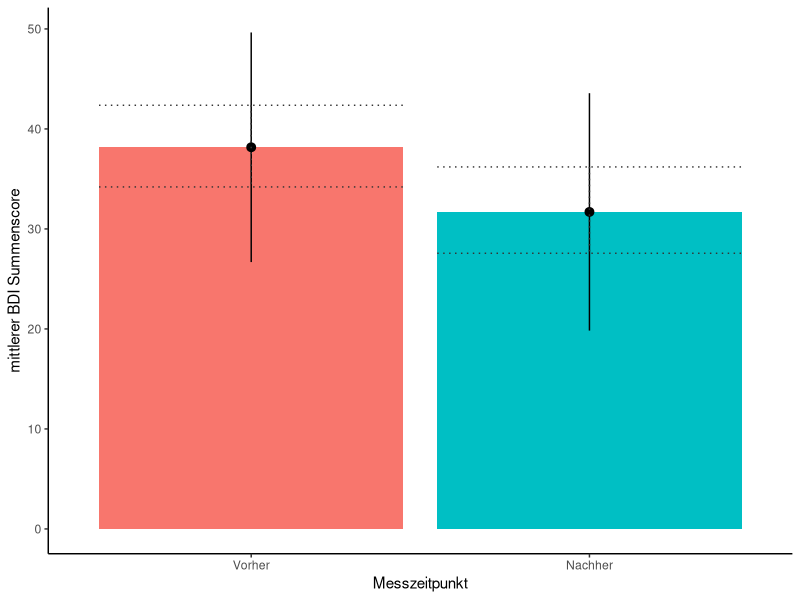

Write the R code that produced this figure.
## ---- chunk 1
knitr::opts_chunk$set(echo = FALSE)
## ---- chunk 2
# Pakete für diesen Artikel
library(tidyverse)
library(truncnorm)
## ---- chunk 3

set.seed(12345) # seed for reproducibility of random numbers

t1_sunhours <- rnorm(n = 60, mean = 3)
t2_sunhours <- rnorm(n = 60, mean = 6.5)

# simulate BDI scores at time 1
t1_bdi <- round(t1_sunhours + rtruncnorm(n = 60, a = 3, b = 60, m = 37, sd = 10), 0) 

# simulate BDI scores at time 2, which are on average 5 points smaller than at time 1
t2_bdi <- round(t1_bdi - t2_sunhours + rnorm(n = 60, sd = 3), 0)

# wrap in a data frame
d <- tibble(t1_bdi, t2_bdi, t1_sunhours, t2_sunhours) %>% 
  
  mutate(id = 1:n()) %>% 
  mutate(group = rep(c("treatment", "control"), each = 30)) %>% 
  
  pivot_longer(t1_bdi:t2_sunhours, 
               names_to=c("time", ".value"), 
               names_pattern="(.*)_(.*)") %>%
  
  mutate(time = factor(time, labels = c("pre", "post")))
  
  

# subset: only subjects in treatment group
treated <- d %>% filter(group == "treatment")

# summarised data with difference
diff_data <- d %>% 
  dplyr::select(-sunhours) %>%
  pivot_wider(values_from=bdi, names_from=time) %>% 
  mutate(bdi_change = post - pre) %>% 
  ungroup()
## ---- chunk 4
m1 <- lm(bdi ~ time, data = treated)
m1_sum <- summary(m1)

beta <- m1$coefficients[[2]] %>% round(2)
beta_ci <- confint(m1)[2,] %>% round(2)
beta_p <- m1_sum$coefficients[[2,4]] %>% round(3)
## ---- chunk 5
# Plot
plot <- treated %>% 
  ggplot(aes(x = time, y = bdi, fill = time)) +
  
  # Balken mit Mittelwerten
  stat_summary(fun = "mean", geom = "bar") +
  
  # Darstellung von Standardabweichungen
  stat_summary(fun.data = "mean_sdl", fun.args = list(mult = 1), 
               geom = "pointrange") +
  
  stat_summary(fun.data = "mean_cl_boot", 
               geom = "errorbar", linetype = "dotted", color = "grey20") +
  
  # Beschriftungen und Layout
  labs(x = "Messzeitpunkt", 
       y = "mittlerer BDI Summenscore") +
  
  scale_x_discrete(labels = c("Vorher", "Nachher")) +
  guides(fill = FALSE) +
  theme_classic()
## ---- chunk 6
# using full sample, dv: change in BDI score (post - pre)
m2 <- lm(bdi_change ~ group, data = diff_data)
m2_sum <- m2 %>% summary()
## ---- chunk 7
# statistical control of confounder
m3 <- lm(bdi ~ time + sunhours, data = treated)
m3_sum <- m3 %>% summary()
## ---- chunk 8
d %>% dplyr::select(-sunhours, -group) %>% print(n=4)
## ---- chunk 9
m1_sum
## ---- chunk 10
plot
